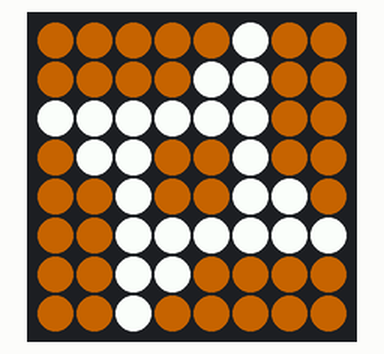
Recording of a program running on a simulated Raspberry Pi (BCM pin numbers) with a Sense HAT. Parts: the Sense HAT's 8×8 RGB LED matrix. At 0.0 s the program stops and its outputs stay as they are.

Above: at 0.1 s.

The program:

pixel-cye.py
```python
from sense_hat import SenseHat

sense = SenseHat()

B = (102, 51, 0)
b = (255, 255, 255)

steve_pixels = [
    B, B, B, B, B, b, B, B,
    B, B, B, B, b, b, B, B,
    b, b, b, b, b, b, B, B,
    B, b, b, B, B, b, B, B,
    B, B, b, B, B, b, b, B,
    B, B, b, b, b, b, b, b,
    B, B, b, b, B, B, B, B,
    B, B, b, B, B, B, B, B,
]

sense.set_pixels(steve_pixels)
```
